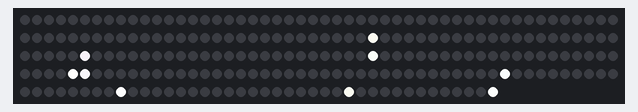
This sketch was run on a simulated Arduino Uno, built with avr-gcc and run on an emulated ATmega328P. Shown: 240 RGB LEDs in strip order, left to right, continuing on the next row. Random numbers use the default seed unless the sketch sets one.

Above: at 0.48 s.
At 4.54 s:
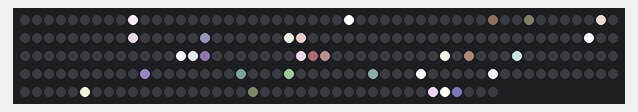
At 8.92 s:
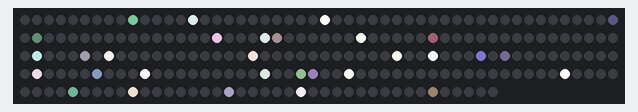
At 21.44 s:
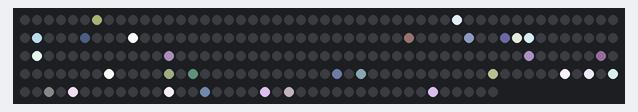
At 29.29 s:
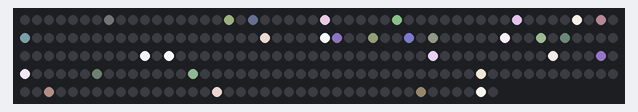
At 39.66 s:
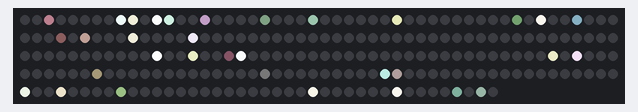

The sketch:

sketch.ino
```cpp
// This code is pretty horrible, but it's a one-off experiment so what did you expect?
// Maybe you should start wit one of the Neopixel examples and work from there.

#include <Adafruit_NeoPixel.h>

#define PIN 7
#define NUM_LEDS (60 * 4)

#define MIN(x, y) ((x < y) ? (x) :(y))
#define MAX(x, y) ((x > y) ? (x) :(y))

Adafruit_NeoPixel strip = Adafruit_NeoPixel(NUM_LEDS, PIN, NEO_GRB | NEO_KHZ800);

long lastMillis;

char intensity[NUM_LEDS] = {};
char hue[NUM_LEDS] = {};

char desaturate_val = 2;

uint32_t xmax = desaturate_val * 255 + 255;

void setup() {
    Serial.begin(9600);
    strip.begin();
    strip.show(); // Initialize all pixels to 'off'
    lastMillis = millis();

    randomSeed(analogRead(0));
}

void loop() {
    long nowMillis = millis();
    unsigned delta = (nowMillis - lastMillis) / 4;

    if (random(255) < delta * 32) {
        int led = random(NUM_LEDS);
        intensity[led] = 255;
        hue[led] = random(255);
    }

    for (int i=0; i<NUM_LEDS; i++) {
        if (intensity[i]) {
            int r = (int)intensity[i] * ((int)random(55) + 200) / 255 * x(vr(hue[i])) / xmax;
            int g = (int)intensity[i] * ((int)random(55) + 200) / 255 * x(vg(hue[i])) / xmax;
            int b = (int)intensity[i] * ((int)random(55) + 200) / 255 * x(vb(hue[i])) / xmax;
            strip.setPixelColor(i, strip.Color(r, g, b));
            if (intensity[i] > delta) {
                intensity[i] -= delta;
            } else {
                intensity[i] = 0;
            }
        } else {
            strip.setPixelColor(i, 0);
        }
    }

    lastMillis = nowMillis;
    strip.show();
}

uint32_t x(int d) {
    return desaturate_val * 255 + d;
}

int vr(byte WheelPos) {
  if(WheelPos < 85) {
   return WheelPos * 3;
  } else if(WheelPos < 170) {
   WheelPos -= 85;
   return 255 - WheelPos * 3;
  } else {
   WheelPos -= 170;
   return 0;
  }
}


int vg(byte WheelPos) {
  if(WheelPos < 85) {
   return 255 - WheelPos * 3;
  } else if(WheelPos < 170) {
   WheelPos -= 85;
   return 0;
  } else {
   WheelPos -= 170;
   return WheelPos * 3;
  }
}


int vb(byte WheelPos) {
  if(WheelPos < 85) {
   return 0;
  } else if(WheelPos < 170) {
   WheelPos -= 85;
   return WheelPos * 3;
  } else {
   WheelPos -= 170;
   return 255 - WheelPos * 3;
  }
}
```
